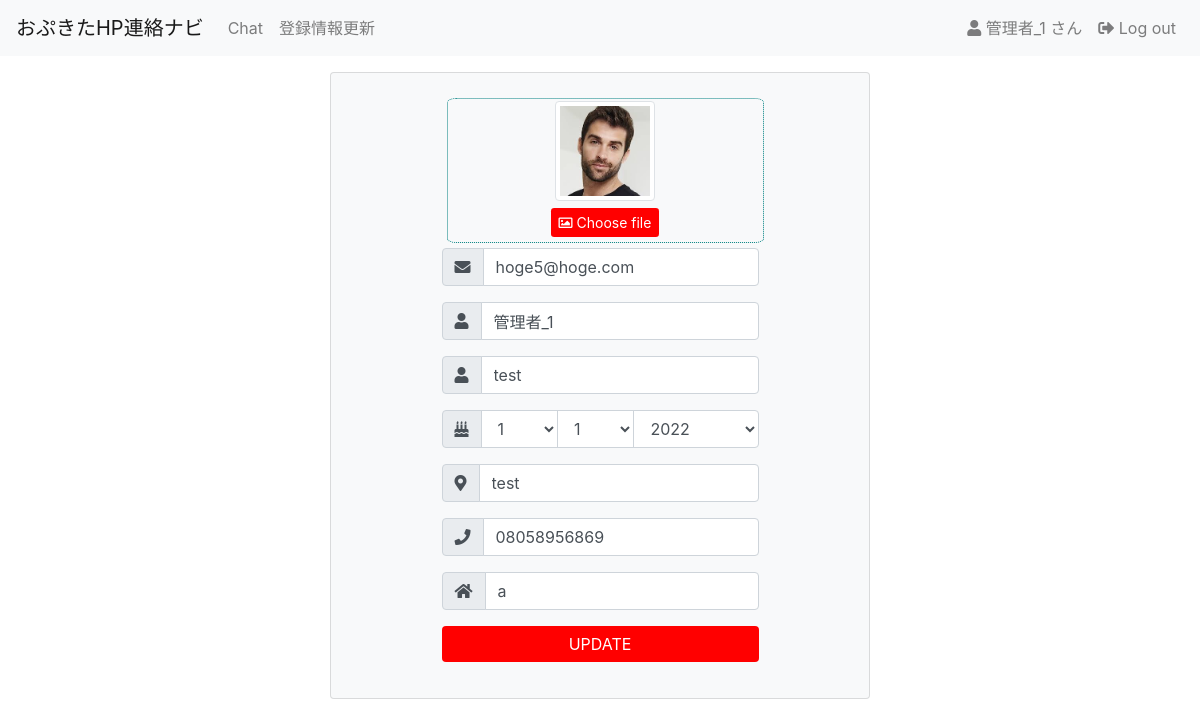
Before: /chat/user_update/5/ (signed in) with the older database file.
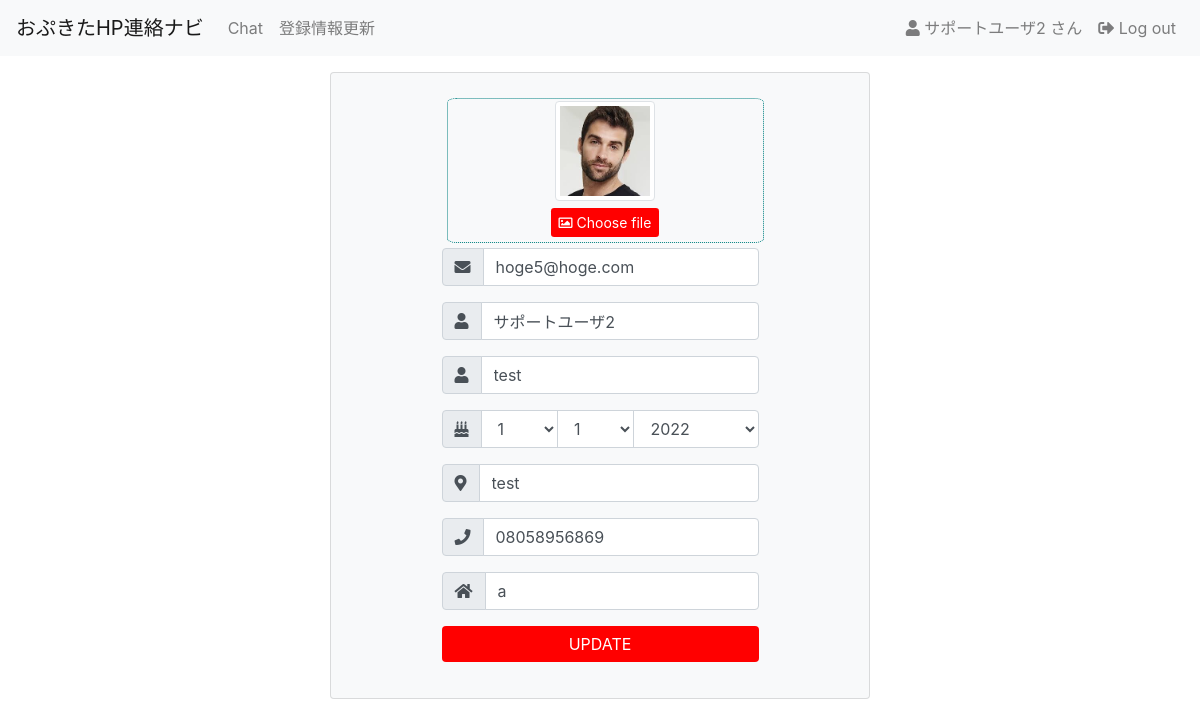
After: the same page with the newer database file.
### chatapp/models.py (models this page shows, shortened)
class User(AbstractBaseUser, PermissionsMixin):
    class Meta:
        verbose_name = 'ユーザ'
        verbose_name_plural = 'ユーザ'
    """カスタムユーザーモデル."""
    email = models.EmailField('メールアドレス', max_length=150, null = False, blank=False, unique = True)
    name = models.CharField('名前', max_length=150, null = False, blank=False)
    furigana = models.CharField('フリガナ', max_length = 150, null = False, blank = False)
    birthday = models.DateField(
        verbose_name = _('生年月日'),
        null = True,
    )
    address = models.CharField('住所', max_length = 150, null = True)
    phone = models.CharField('連絡先電話番号', max_length = 50, null = True)
    clinic_name = models.CharField('歯科医院名', max_length = 100, null = True)
    thumbnail = models.ImageField('サムネイル', upload_to = 'profile_thumbnail', null = True)
    is_staff = models.BooleanField(
        '管理者',
        default=False,
        help_text=_(
            'Designates whether the user can log into this admin site.'),
    )
    is_active = models.BooleanField(
        '有効',
        default=True,
        help_text=_(
            'Designates whether this user should be treated as active. '
            'Unselect this instead of deleting accounts.'
        ),
    )
    date_joined = models.DateTimeField(_('date joined'), default=timezone.now)
    objects = MyUserManager()
    EMAIL_FIELD = 'email'
    USERNAME_FIELD = 'email'
    REQUIRED_FIELDS = ['name',]
    @property
    def thumbnail_url(self):
        if self.thumbnail and hasattr(self.thumbnail, 'url'):
            return self.thumbnail.url

### chatapp/views.py (the view, shortened to what this page needs)
# urls.py: path('user_update/<int:pk>/', views.UserUpdate.as_view(), name='user_update'),
class UserUpdate(SuccessMessageMixin, LoginRequiredMixin, generic.UpdateView):
    model = User
    form_class = UserUpdateForm
    template_name = 'chatapp/user_update.html'
    success_message = '登録情報を更新しました'

### chatapp/forms.py
class UserUpdateForm(forms.ModelForm):
    class Meta:
        model = User
        MONTHS = {
            1: '1', 2: '2', 3: '3', 4: '4',
            5: '5', 6: '6', 7: '7', 8: '8',
            9: '9', 10: '10', 11: '11', 12: '12'
        }
        widgets = {
            'birthday': forms.SelectDateWidget(years = range(2022, 1930, -1), months=MONTHS)
        }
        fields = ('email', 'name', 'furigana', 'birthday', 'address', 'phone', 'clinic_name', 'thumbnail')
    def __init__(self, *args, **kwargs):
        super().__init__(*args, **kwargs)
        for field in self.fields.values():
            field.widget.attrs['class'] = 'form-control'
            field.widget.attrs['placeholder'] = field.label  # placeholderにフィールドのラベルを入れる

### templates/chatapp/user_update.html (shortened to what this page needs)
{% extends "chatapp/base.html" %}
{% block content %}
{% load static %}
<link rel="stylesheet" type="text/css" href="{% static 'css/user_update.css' %}">
<div class="row">
    <div class="col-md-6 offset-md-3 col-12">
        <div class="card bg-light">
            <div class="card-body mx-auto">
                <form method="POST" action="" enctype="multipart/form-data">
                    <div class="container preview">
                        <img class="img img-thumbnail preview-img" src="{{ user.thumbnail_url }}" alt="プレビュー" /><br>
                        <span class="btn btn-sm btn-success"> <i class="far fa-image"></i> Choose file</span>
                    </div>
                    <div class="form-group input-group">
                        <div class="input-group-prepend">
                            <span class="input-group-text"> <i class="fa fa-envelope"></i> </span>
                            </div>
                            {{ form.email }}
                    </div>
                    <div class="form-group input-group">
                        <div class="input-group-prepend">
                            <span class="input-group-text"> <i class="fa fa-user"></i> </span>
                            </div>
                            {{ form.name }}
                    </div>
                    <div class="form-group input-group">
                        <div class="input-group-prepend">
                            <span class="input-group-text"> <i class="fa fa-user"></i>  </span>
                            </div>
                            {{ form.furigana }}
                    </div>
                    <div class="form-group input-group">
                        <div class="input-group-prepend">
                            <span class="input-group-text"> <i class="fas fa-birthday-cake"></i> </span>
                            </div>
                            {{ form.birthday }}
                    </div>
                    <div class="form-group input-group">
                        <div class="input-group-prepend">
                            <span class="input-group-text"> <i class="fas fa-map-marker-alt"></i> </span>
                            </div>
                            {{ form.address }}
                    </div>
                    <div class="form-group input-group">
                        <div class="input-group-prepend">
                            <span class="input-group-text"><i class="fas fa-phone"></i></span>
                            </div>
                            {{ form.phone }}
                    </div>
                    <div class="form-group input-group">
                        <div class="input-group-prepend">
                            <span class="input-group-text"> <i class="fas fa-home"></i></span>
                            </div>
                            {{ form.clinic_name }}
                    </div>
                    <div class="form-group">
                            <button type="submit" class="btn btn-block"> UPDATE  </button>
                        </div>
                </form>
            </div>
        </div>
    </div>
</div>
{% endblock %}

### templates/chatapp/base.html (shortened to what this page needs)
{% load static %}
<!doctype html>
<html lang="ja">
<head>
    <link href="https://stackpath.bootstrapcdn.com/bootstrap/4.3.1/css/bootstrap.min.css" rel="stylesheet" id="bootstrap-css">
    <link rel="stylesheet" href="https://use.fontawesome.com/releases/v5.8.1/css/all.css">
    <link rel="stylesheet" type="text/css" href="{% static 'css/base.css' %}">
</head>
<body>
<nav class="navbar navbar-expand-md bg-light navbar-light sticky-top">
        <a class="navbar-brand" href="#">おぷきたHP連絡ナビ</a>
        <div id="navb" class="navbar-collapse collapse hide">
          <ul class="navbar-nav">
            <li class="nav-item">
              <a class="nav-link" href="{% url 'chatapp:top' %}">Chat</a>
            </li>
            <li class="nav-item">
              <a class="nav-link" href="{% url 'chatapp:user_update' user.pk %}">登録情報更新</a>
            </li>
          </ul>
          <ul class="nav navbar-nav ml-auto">
            {% if user.is_authenticated %}
            <li class="nav-item">
                <span class="nav-link"><span class="fas fa-user"></span> {{ user.name }} さん</span>
            </li>
            <li class="nav-item">
                <a class="nav-link" href="{% url 'chatapp:logout' %}"><i class="fas fa-sign-out-alt"></i> Log out</a>
            </li>
            {% endif %}
          </ul>
        </div>
      </nav>
    <div class="container">
        {% block content %}{% endblock %}
    </div>
</body>
</html>

### chatapp/static/css/base.css (style rules this page uses)
.btn { background-color: red!important; color: white!important; border:none!important }

### chatapp/static/css/user_update.css (style rules this page uses)
.row { margin-top:1rem; }
select#id_birthday_year { width: 30%!important; }
select#id_birthday_month { width: 15%; }
select#id_birthday_day { width: 15%; }
.preview { text-align: center; border: 1px dotted teal; min-height: 100px; margin: 5px; border-radius: 3% }
.preview img { min-width: 100px; min-height: 100px; max-height: 100px; max-width: 100px; margin: 2px; }
.preview span { margin:5px }

Changed rows visible on the page:
changed User "hoge5@hoge.com": name "管理者_1" → "サポートユーザ2"
